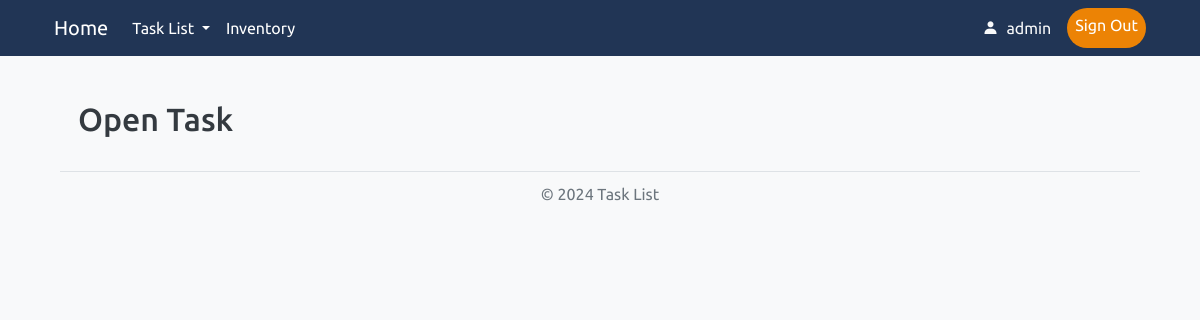
/open (signed in), run on an earlier commit of the app's database.
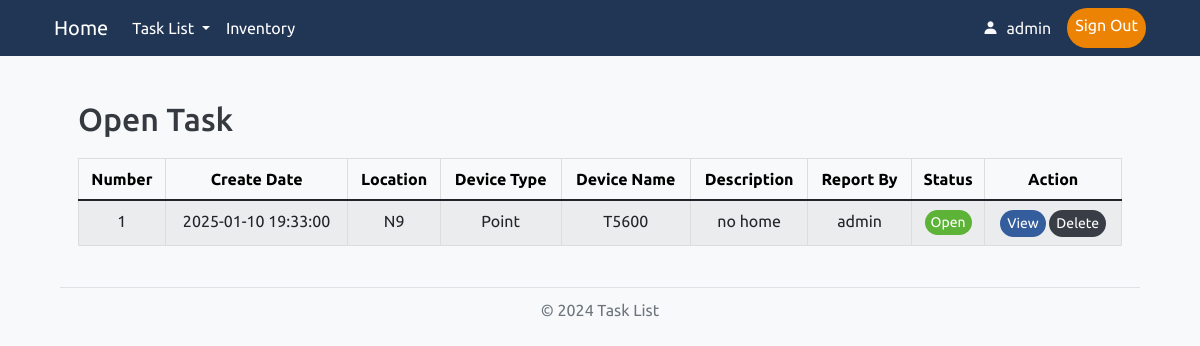
And on a later commit of the database.
### models.py (models this page shows, shortened)
class Work(db.Model):
    number = db.Column(db.Integer, primary_key=True, autoincrement=True)  # เลข 6 หลัก รันอัตโนมัติ
    create_date = db.Column(db.DateTime, default=now_utc)  # วันที่และเวลา สร้างอัตโนมัติ
    work_order = db.Column(db.String(50), nullable=False)          # Work Order
    line_id = db.Column(db.Integer, db.ForeignKey('line.id'), nullable=True)
    location_id = db.Column(db.Integer, db.ForeignKey('location.id'), nullable=True)
    device_type_id = db.Column(db.Integer, db.ForeignKey('device_type.id'), nullable=True)
    device_name_id = db.Column(db.Integer, db.ForeignKey('device_name.id'), nullable=True)
    description = db.Column(db.Text, nullable=False)               # รายละเอียด
    report_by = db.Column(db.String(50), nullable=False)           # ผู้รายงาน
    status = db.Column(db.String(20), nullable=False, default="open")  # สถานะ (ค่าเริ่มต้น: open)
    link = db.Column(db.String(255), nullable=True)           # URL ของไฟล์
    line = db.relationship('Line', backref='works')
    location = db.relationship('Location', backref='works')
    device_type = db.relationship('DeviceType', backref='works')
    device_name = db.relationship('DeviceName', backref='works')

class Location(db.Model):
    id = db.Column(db.Integer, primary_key=True)
    name = db.Column(db.String(50), nullable=False)
    line_id = db.Column(db.Integer, db.ForeignKey('line.id'), nullable=False)
    line = db.relationship('Line', backref=db.backref('locations', lazy=True))

class DeviceType(db.Model):
    id = db.Column(db.Integer, primary_key=True)
    name = db.Column(db.String(50), nullable=False)
    line_id = db.Column(db.Integer, db.ForeignKey('line.id'), nullable=False)
    line = db.relationship('Line', backref=db.backref('device_types', lazy=True))

class DeviceName(db.Model):
    id = db.Column(db.Integer, primary_key=True)
    name = db.Column(db.String(100), nullable=False)
    device_type_id = db.Column(db.Integer, db.ForeignKey('device_type.id'), nullable=False)
    location_id = db.Column(db.Integer, db.ForeignKey('location.id'), nullable=False)
    device_type = db.relationship('DeviceType', backref=db.backref('device_names', lazy=True))
    location = db.relationship('Location', backref=db.backref('device_names', lazy=True))
    bound = db.Column(db.String(100), nullable=True)
    inandout = db.Column(db.String(100), nullable=True)
    serial_number = db.Column(db.String(100), nullable=True)

### routes.py (the view)
    @app.route('/open',methods=['GET','POST'])
    @login_required
    def open():
        works = Work.query.all()
        return render_template("open.html", works=works)

### app.py (called while the page is built)
@login_manager.user_loader
def load_user(user_id):      # โหลดผู้ใช้จากฐานข้อมูลตาม user_id
    return User.query.get(int(user_id))

### templates/open.html (shortened to what this page needs)
{% import "bootstrap/wtf.html" as wtf %}
{% extends "layout.html" %}
{% block content %}
<!DOCTYPE html>
<html lang="en">
<head>
    <link rel="stylesheet" href="https://cdn.jsdelivr.net/npm/bootstrap@5.1.3/dist/css/bootstrap.min.css">
    <link rel="stylesheet" href="https://cdn.jsdelivr.net/npm/bootstrap-table/dist/bootstrap-table.min.css">
    <link rel="stylesheet" href="{{ url_for('static', filename='/style.css') }}">
</head>
<body>
<div class="container">
    <br>
    <h2> Open Task </h2>
    {% if works %}
    <table data-toggle="table"
           data-search="true"
           data-pagination="true"
           data-page-list="[10, 25, 50, 100, all]"
           class="table table-striped table-hover">
        <thead>
            <tr>
                <th data-sortable="true" data-field="number">Number</th>
                <th data-sortable="true" data-field="create_date">Create Date</th>
                <th data-sortable="true" data-field="location_name">Location</th>
                <th data-sortable="true" data-field="device_type">Device Type</th>
                <th data-sortable="true" data-field="device_name">Device Name</th>
                <th data-sortable="true" data-field="description">Description</th>
                <th data-sortable="true" data-field="report_by">Report By</th>
                <th data-sortable="true" data-field="status">Status</th>
                <th data-field="action">Action</th>
            </tr>
        </thead>
        <tbody>
            {% for work in works %}
            {% if work.status != 'Closed' %}
            <tr>
                <td>{{ work.number }}</td>
                <td>{{ work.create_date.strftime('%Y-%m-%d %H:%M:%S') }}</td>
                <td>{{ work.location.name if work.location else 'N/A' }}</td>
                <td>{{ work.device_type.name if work.device_type else 'N/A' }}</td>
                <td>{{ work.device_name.name if work.device_name else 'N/A' }}</td>
                <td>
                    {% if work.description|length > 20 %}
                        <span title="{{ work.description }}" data-bs-toggle="tooltip" data-bs-placement="top">
                            {{ work.description[:20] }}...
                        </span>
                    {% else %}
                        {{ work.description }}
                    {% endif %}
                </td>
                <td>{{ work.report_by }}</td>
                <td>
                    {% if work.status == 'Open' %}
                        <span class="status-open">{{ work.status }}</span>
                    {% elif work.status == 'Closed' %}
                        <span class="status-closed">{{ work.status }}</span>
                    {% else %}
                        <span class="status-other">{{ work.status }}</span>
                    {% endif %}
                </td>
                <td class="actions">
                    <a href="{{ url_for('work_detail', number=work.number) }}" class="btn custom-view-btn">View</a>
                    {% if current_user.role == 'admin' %}
                        <a href="#" onclick="confirmDelete('{{ work.number }}')" class="btn custom-delete-btn">Delete</a>
                    {% endif %}
                </td>
            </tr>
            {% endif %}
            {% endfor %}
        </tbody>
    </table>
    {% endif %}
</div>
</body>
</html>
{% endblock %}

What changed in the data, as far as the page shows it:
added Work: number "1", create_date "2025-01-10 19:33:00", location "N9", device_type "Point", device_name "T5600", description "no home", report_by "admin", status "Open"
Also different on the page:
text now shown: "Number Create Date Location Device Type Device Name Description Report By Status Action"
